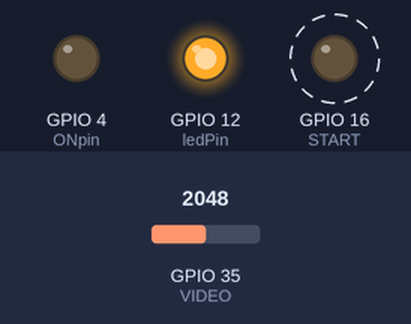
This sketch was run on a simulated ESP32. Shown: output pins drawn as LEDs (lit = HIGH). Dashed ring = blinking. The test bench sets the inputs (shaded band); at power-on: GPIO 35 (VIDEO) = 2048. Pins used as bus, display or sensor lines are not drawn; what the sketch prints to the serial monitor is not drawn.

Above: at 0.98 s.
1.3 s: GPIO 35 (VIDEO) set to 321
At 3.6 s:
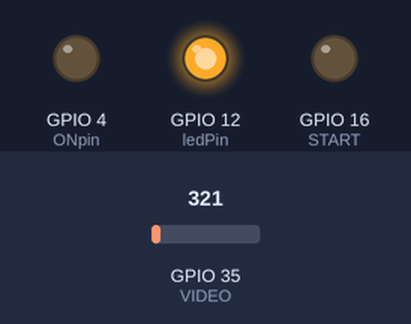
4.3 s: GPIO 35 (VIDEO) set to 282
Timing chart, 0 to 11.8 s (numbered marks = the images above; inputs shaded):
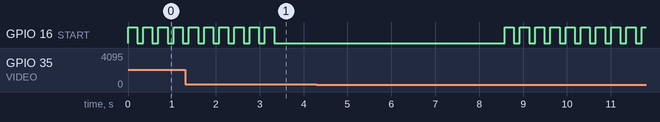

The sketch:

OSMS.ino
```cpp
#define CHANNELS    288

uint16_t average[CHANNELS];

#define VIDEO 35
#define TRIGGER 14
#define CLK 0
#define ledPin 12
#define ONpin 4
#define START 16


void setup() {


pinMode(CLK, OUTPUT);
pinMode(START, OUTPUT);
pinMode(A0, INPUT);
pinMode(ledPin, OUTPUT);
digitalWrite(ledPin, HIGH);
pinMode(ONpin, OUTPUT);
digitalWrite(CLK, HIGH);
digitalWrite(START, LOW);


Serial.begin(115200);


}

void loop() {
  readSpectrometer();
  delay(5000);
}


void readSpectrometer(){
 unsigned long accum = 0;
 memset(average,0,sizeof(average));


  for(long j = 0; j < 10; j++){

  int delayTime = 1; // delay time

  // Start clock cycle and set start pulse to signal start
  digitalWrite(CLK, LOW);
  delayMicroseconds(delayTime);
  digitalWrite(CLK, HIGH);
  delayMicroseconds(delayTime);
  digitalWrite(CLK, LOW);
  digitalWrite(START, HIGH);
  delayMicroseconds(delayTime);

  digitalWrite(START, HIGH);

  //Sample for a period of time
  for(int i = 0; i < 15; i++){

    digitalWrite(CLK, HIGH);
    delayMicroseconds(delayTime);
    delay(14);

    digitalWrite(CLK, LOW);
    delayMicroseconds(delayTime);
  }

  //Set SPEC_ST to low
  digitalWrite(START, LOW);

  //Sample for a period of time
  for(int i = 0; i < 87; i++){

      digitalWrite(CLK, HIGH);
      delayMicroseconds(delayTime);
      digitalWrite(CLK, LOW);
      delayMicroseconds(delayTime);

  }

  digitalWrite(CLK, HIGH);
  delayMicroseconds(delayTime);
  digitalWrite(CLK, LOW);
  delayMicroseconds(delayTime);

  for(int i = 0; i < CHANNELS; i++){

      //accum=(average[i]*(j) + analogRead(VIDEO)*10)/(j+1);
      //average[i]=accum;

      average[i] += analogRead(VIDEO);

      digitalWrite(CLK, HIGH);
      delayMicroseconds(delayTime);
      digitalWrite(CLK, LOW);
      delayMicroseconds(delayTime);
  }

  //Set SPEC_ST to high
    digitalWrite(START, LOW);


  //Sample for a small amount of time
  for(int i = 0; i < 7; i++){

      digitalWrite(CLK, HIGH);
      delayMicroseconds(delayTime);
      digitalWrite(CLK, LOW);
      delayMicroseconds(delayTime);

  }

    digitalWrite(CLK, HIGH);
    delayMicroseconds(delayTime);
    delay(100);
}


String result= String("");
for(int i = 0; i < CHANNELS; i++){
 average[i] = average[i]/10;
 //Serial.print(average[i]);
 result+=String(average[i]);
 result+=",";
//  Serial.print(",");}
//  Serial.print(accum);
//  Serial.print("\n");
}

Serial.println(result);
}
```
